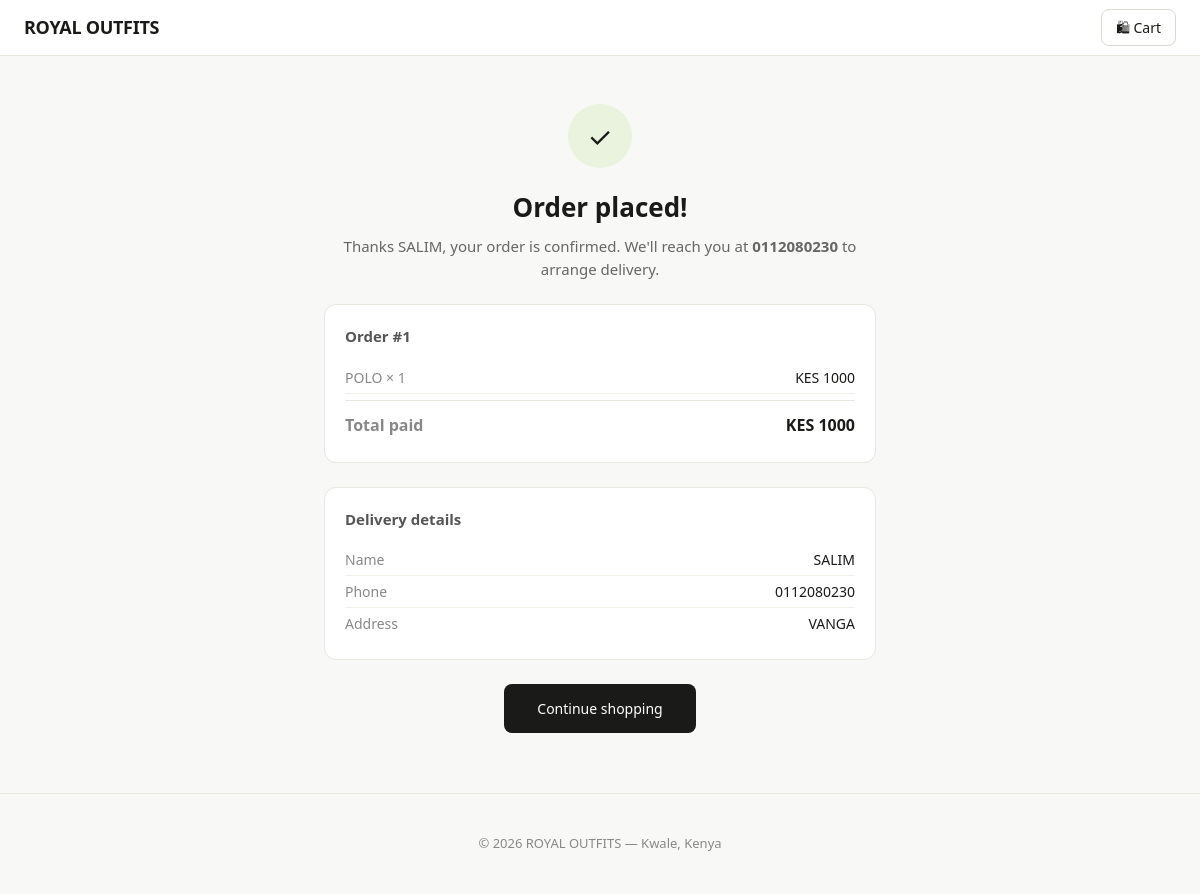
Page /cart/confirmation/1/ on the committed database.
### apps/orders/models.py (models this page shows, shortened)
class Order(models.Model):
    STATUS_CHOICES = [
        ('pending', 'Pending'),
        ('confirmed', 'Confirmed'),
        ('processing', 'Processing'),
        ('shipped', 'Shipped'),
        ('delivered', 'Delivered'),
        ('cancelled', 'Cancelled'),
    ]
    full_name = models.CharField(max_length=200)
    phone = models.CharField(max_length=20)
    email = models.EmailField(blank=True)
    delivery_address = models.TextField()
    status = models.CharField(max_length=20, choices=STATUS_CHOICES, default='pending')
    total = models.DecimalField(max_digits=10, decimal_places=2, default=0)
    notes = models.TextField(blank=True)
    created_at = models.DateTimeField(auto_now_add=True)
    updated_at = models.DateTimeField(auto_now=True)

class OrderItem(models.Model):
    order = models.ForeignKey(Order, on_delete=models.CASCADE, related_name='items')
    product = models.ForeignKey(Product, on_delete=models.SET_NULL, null=True)
    product_name = models.CharField(max_length=200)  # snapshot in case product is deleted
    price = models.DecimalField(max_digits=10, decimal_places=2)
    quantity = models.PositiveIntegerField(default=1)
    @property
    def subtotal(self):
        if self.price is None or self.quantity is None:
         return 0
        return self.price * self.quantity

### apps/orders/views.py (the view)
# urls.py: path('confirmation/<int:pk>/', views.order_confirmation, name='order_confirmation'),
def order_confirmation(request, pk):
    order = get_object_or_404(Order, pk=pk)
    return render(request, 'store/confirmation.html', {'order': order})

### apps/orders/cart.py (called while the page is built)
    def __len__(self):
        return sum(item['quantity'] for item in self.cart.values())

### apps/orders/context_processors.py (called while the page is built)
def cart_count(request):
    cart = Cart(request)
    return {'cart_count': len(cart)}

### templates/store/confirmation.html (shortened to what this page needs)
{% extends 'store/base.html' %}
{% block content %}
<div class="confirm-wrap">
  <div class="check">✓</div>
  <h1>Order placed!</h1>
  <p>Thanks {{ order.full_name }}, your order is confirmed. We'll reach you at <strong>{{ order.phone }}</strong> to arrange delivery.</p>
  <div class="order-card">
    <h2>Order #{{ order.pk }}</h2>
    {% for item in order.items.all %}
      <div class="order-row">
        <span>{{ item.product_name }} &times; {{ item.quantity }}</span>
        <span>KES {{ item.subtotal|floatformat:0 }}</span>
      </div>
    {% endfor %}
    <div class="order-row total-row">
      <span>Total paid</span>
      <span>KES {{ order.total|floatformat:0 }}</span>
    </div>
  </div>
  <div class="order-card">
    <h2>Delivery details</h2>
    <div class="order-row"><span>Name</span><span>{{ order.full_name }}</span></div>
    <div class="order-row"><span>Phone</span><span>{{ order.phone }}</span></div>
    <div class="order-row"><span>Address</span><span>{{ order.delivery_address }}</span></div>
  </div>
  <a href="/" class="btn btn-primary" style="padding:13px 32px;">Continue shopping</a>
</div>
{% endblock %}

### templates/store/base.html (style rules this page uses)
*, *::before, *::after { box-sizing: border-box; margin: 0; padding: 0; }
body { font-family: system-ui, -apple-system, sans-serif; background: #f8f8f6; color: #1a1a18; line-height: 1.5; }
a { color: inherit; text-decoration: none; }
.btn { display: inline-flex; align-items: center; gap: 6px; padding: 10px 20px; border-radius: 8px; font-size: 14px; font-weight: 500; cursor: pointer; border: 1px solid transparent; transition: all .15s; }
.btn-primary { background: #1a1a18; color: #fff; }

### templates/store/confirmation.html (style rules this page uses)
.confirm-wrap { max-width: 600px; margin: 48px auto; padding: 0 24px; text-align: center; }
.check { width: 64px; height: 64px; background: #EAF3DE; border-radius: 50%; display: flex; align-items: center; justify-content: center; font-size: 28px; margin: 0 auto 20px; }
.confirm-wrap h1 { font-size: 26px; font-weight: 600; margin-bottom: 8px; }
.confirm-wrap p { color: #666; font-size: 15px; margin-bottom: 24px; }
.order-card { background: #fff; border: 1px solid #e8e7e0; border-radius: 12px; padding: 20px; text-align: left; margin-bottom: 24px; }
.order-card h2 { font-size: 15px; font-weight: 600; margin-bottom: 14px; color: #555; }
.order-row { display: flex; justify-content: space-between; font-size: 14px; padding: 5px 0; border-bottom: 1px solid #f1f0e8; }
.order-row:last-child { border-bottom: none; }
.order-row span:first-child { color: #888; }
.total-row { font-weight: 700; font-size: 16px; padding-top: 12px; border-top: 1px solid #e8e7e0; margin-top: 6px; }

### rows in the picture
Order: full_name "SALIM", phone "0112080230", pk "1", total "1000", delivery_address "VANGA"
OrderItem: product_name "POLO", quantity "1", subtotal "1000"
